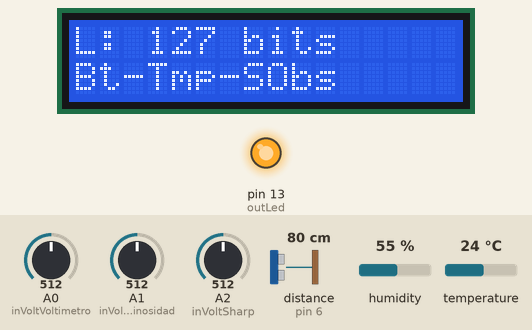
This sketch was run on a simulated Arduino Mega 2560, built with avr-gcc and run on an emulated ATmega2560. Shown: 16×2 character LCD, output pins drawn as LEDs (lit = HIGH). Wiring (inferred from the names in the program): ultrasonic range finder: trigger pin 7; echo pin 6. The test bench sets the inputs (shaded band); at power-on: distance to the obstacle (sensor on pin 6) 80 cm, temperature 24 °C, A1 (inVoltLuminosidad) = 512, A2 (inVoltSharp) = 512, A0 (inVoltVoltimetro) = 512, humidity 55 %. The echo pulse lasts 58.3 µs per cm; pins used as bus, display or sensor lines are not drawn; what the sketch prints to the serial monitor is not drawn.

Above: at 1.2 s.
1.3 s: distance to the obstacle (sensor on pin 6) set to 12 cm
At 2.1 s:
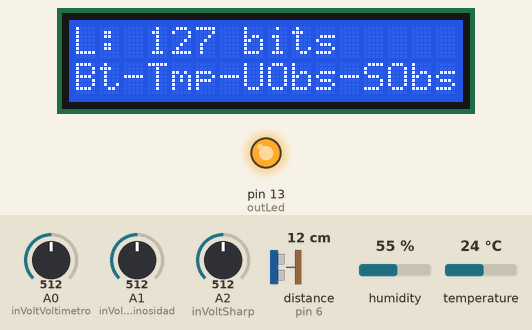
7.3 s: temperature set to 20 °C
At 8.9 s:
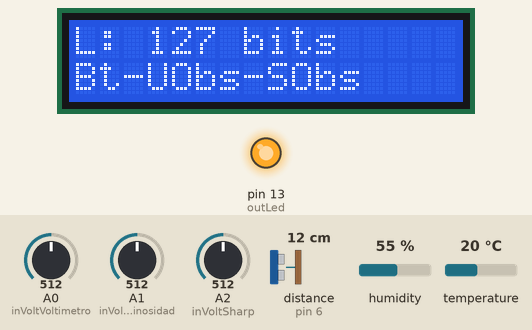
9.7 s: A1 (inVoltLuminosidad) set to 306
At 11.1 s:
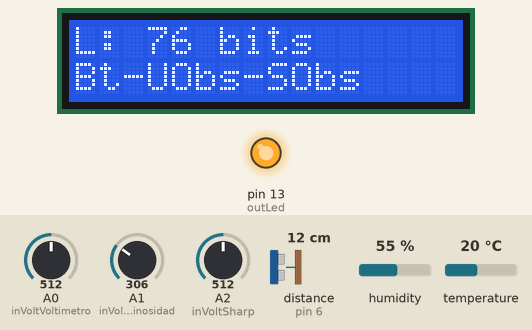
15.7 s: A2 (inVoltSharp) set to 26
21.7 s: A2 (inVoltSharp) set to 21
27.7 s: A0 (inVoltVoltimetro) set to 106
33.7 s: A0 (inVoltVoltimetro) set to 90
Timing chart, 0 to 36.7 s (numbered marks = the images above; inputs shaded):
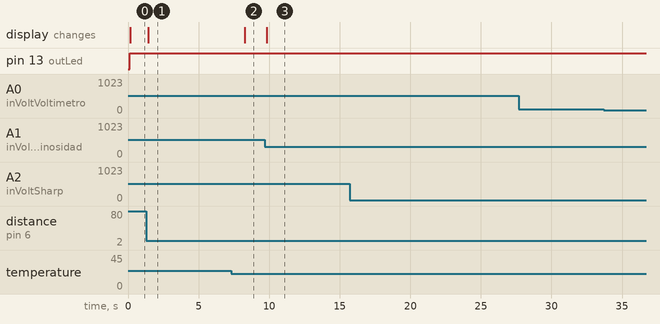

The sketch:

P6A6-Sensores.ino
```cpp
/**
 * @author Diego Hernández Delgado (176262)
 * @author Rogelio Torres Olivera
 * @professor Sergio Hernández Sánchez
 * @date 18-10-2022
 * @university ITAM
 * @subject Principios de Mecatrónica
 * @details Integración de sensores de temperatura, humedad, ultrasónico, sharp y multímetro en un circuito conectado
 * a una placa Arduino Mega con el presente código que imprime los valores detectados por los sensores y procesados por
 * el presente código en el puerto/monitor serial, además, imprime el valor de la luminosidad en el primer renglón de la
 * pantalla LCD y, finalmente, imprime los mensajes de error que indican ciertas condiciones particulares en el segundo
 * renglón de la pantalla LCD.
*/


//LIBRERÍAS
#include <Wire.h>
#include <LiquidCrystal_I2C.h>    //Librería para pantalla LCD
#include "DHT.h"

//Librería para sensor de luminosidad


//DEFINICIÓN DE PUERTOS
#define outLed 13                 //Led
#define inVoltVoltimetro A0       //Sensor de voltaje
#define inVoltLuminosidad A1      //Sensor de luminosidad
#define DHTPIN 10                 //Sensor de temperatura
#define DHTTYPE DHT11             //Define luminosidad
#define echoPin 6                 //Puerto de echo, sensor ultrasónico
#define trigPin 7                //Puerto de trigger, sensor ultrasónico
#define inVoltSharp A2            //Sensor Sharp


//DEFINICIÓN DE VARIABLES
int voltimetroValue;
int luminosidadValue;
int temperaturaHumedadValue;
int ultrasonicoValue;
int sharpValue;
//lcd
LiquidCrystal_I2C lcd(0x27,16,2);  //Set the LCD address to 0x27 for a 16 chars and 2 line display
//Voltímetro
int voltVoltimetro;
//Luminosidad
float voltLuminosidad;
float pwmLuminosidad;
//Temperatura-Humedad
float tempC;
DHT dht(DHTPIN, DHTTYPE);
//Ultrasónico
long duracionUltrasonico;
int distanciaUltrasonico;
//Sharp
long voltajeInSharp;
long distanciaSharp;
//Errores
String errorMessage;
int resultadoSensores;


//FUNCIÓN SETUP
void setup() {
  Serial.begin(9600);

  //Asignación de la modalidad de los pines
  pinMode(outLed, OUTPUT);
  pinMode(inVoltLuminosidad, INPUT);
  pinMode(inVoltVoltimetro, INPUT);
  pinMode(trigPin, OUTPUT);
  pinMode(echoPin, INPUT);
  pinMode(inVoltSharp, INPUT);
  Serial.println("setup");
  //Inicialización del la pantalla LCD
  lcd.init();
  lcd.backlight();
  //lcd.setCursor(0,0);
  //lcd.clear();
  Serial.println("lcd");
  //Inicialización de la comunicación con el sensor de humedad
  dht.begin();
  //Inicialización de la comunicación serial
  //Serial.begin(9600);
  //while (!Serial) {  // wait for serial port to connect. Needed for native USB port only
  //  ;
  //}
  //Serial.println("setup");
}


//FUNCIÓN LOOP
void loop() {
  //Invocar funciones auxiliares y guardar sus valores en variables
  voltimetroValue = voltimetro();
  luminosidadValue = luminosidad();
  temperaturaHumedadValue = temperaturaHumedad();
  ultrasonicoValue = ultrasonico();
  sharpValue = sharp();

  //Escribir el valor de la luminosidad en primer renglón del LCD
  lcd.setCursor(0,0);
  lcd.print("                  ");
  lcd.setCursor(0,0);
  lcd.print("L: ");
  lcd.print(String(luminosidadValue));
  lcd.print(" bits");

  //Validación de errores
  resultadoSensores = voltimetroValue + temperaturaHumedadValue + ultrasonicoValue + sharpValue;
  errorMessage = "";
  if(resultadoSensores > 0){     //Si hay al menos un error
    digitalWrite(outLed, HIGH);   //Se enciende el led

    if(resultadoSensores == 1){  //Si solo hay un error se agrega el correspondiente mensaje
      if(voltimetroValue == 1)
        errorMessage= "Low Battery";
      if(temperaturaHumedadValue == 1)
        errorMessage = "Overheating";
      if(ultrasonicoValue == 1)
        errorMessage = "U_Obstacle";
      if(sharpValue == 1)
        errorMessage = "S_Obstacle";
    }else{                          //Si hay más de un error se construye el mensaje (Forma abreviada)
      if(voltimetroValue == 1)
        errorMessage += "Bt-";
      if(temperaturaHumedadValue == 1)
        errorMessage += "Tmp-";
      if(ultrasonicoValue == 1)
        errorMessage += "UObs-";
      if(sharpValue == 1)
        errorMessage += "SObs-";
      errorMessage = errorMessage.substring(0, errorMessage.length()-1);  //Se le quita el último guión del string
    }
  }else{ //Si no hay ningún error, se apaga el led y el mensaje de error está vacío
    digitalWrite(outLed, LOW);
  }
  //Se escribe el mensaje de error en el segundo renglón de LCD
  lcd.setCursor(0,1);
  lcd.print("                  ");
  lcd.setCursor(0,1);
  lcd.print(errorMessage);
}


//FUNCIONES AUXILIARES

int voltimetro(){
  voltVoltimetro = analogRead(inVoltVoltimetro); //*5/1023;

  Serial.print("V: ");
  Serial.print(voltVoltimetro);
  Serial.print(" bits -- ");

  if(voltVoltimetro < 687)  //687 bits ==> 6.4 V
    return 1;
  else
    return 0;
}


float luminosidad(){
  voltLuminosidad = analogRead(inVoltLuminosidad);
  pwmLuminosidad = map(voltLuminosidad, 0, 1023, 0, 255);

  Serial.print("L: ");
  Serial.print(pwmLuminosidad);
  Serial.print(" bits -- ");

  return pwmLuminosidad;
}

int temperaturaHumedad(){


    tempC = dht.readTemperature();

    Serial.print("T: ");
    Serial.print(tempC);
    Serial.print(" ºC -- ");

    if ( isnan(tempC)  ) {
      Serial.println(F("Failed to read from DHT sensor!"));
      return 1;
    }

    if(tempC >= 22)
      return 1;
    else
      return 0;

}

int ultrasonico(){
  digitalWrite(trigPin, LOW);
  delayMicroseconds(2);
  digitalWrite(trigPin, HIGH);
  delayMicroseconds(10);
  digitalWrite(trigPin, LOW);

  duracionUltrasonico = pulseIn(echoPin, HIGH);
  distanciaUltrasonico = duracionUltrasonico * 0.0343 / 2;

  Serial.print("DU: ");
  Serial.print(distanciaUltrasonico);
  Serial.print(" cm -- ");

  if(distanciaUltrasonico < 15)
    return 1;
  else
    return 0;
}

int sharp(){
  voltajeInSharp = analogRead(inVoltSharp);
  distanciaSharp = pow( (916.53) / (voltajeInSharp) , 0.623);

  Serial.print("DS: ");
  Serial.print(distanciaSharp);
  Serial.println(" cm");

  if(distanciaSharp < 15)
    return 1;
  else
    return 0;
}
```

Measured:
- the behaviour switches between 22 and 21 °C on temperature (found by bisection; images 1 and 2)
- after the input at 1.3 s, the display: changes after 0.12 s (image 1)
- after the input at 7.3 s, the display: changes after 0.96 s (image 2)
- after the input at 9.7 s, the display: changes after 0.12 s (image 3)
- after the input at 15.7 s, every drawn part: stays the same
- after the input at 21.7 s, every drawn part: stays the same
- after the input at 27.7 s, every drawn part: stays the same
- after the input at 33.7 s, every drawn part: stays the same
